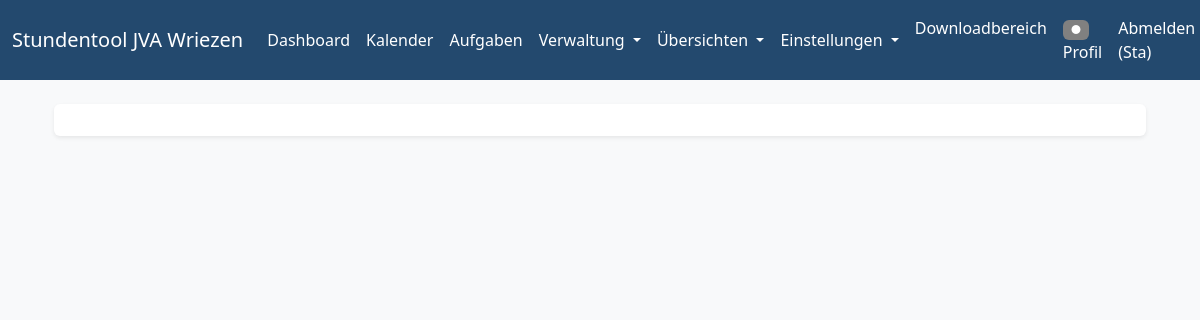
Page /kalender (signed in) on the earlier database version.
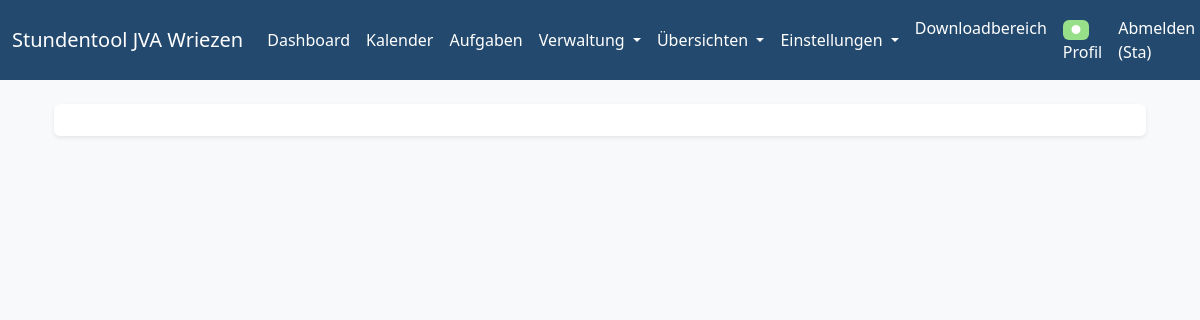
Same page on the later database version.
### app.py (the view)
@app.route('/kalender')
def kalender():
    return render_template('kalender.html', title='Kalender')

### app.py (called while the page is built)
@login_manager.user_loader
def load_user(user_id):
    return User.query.get(int(user_id))

### templates/kalender.html (shortened to what this page needs)
{% extends "base.html" %}
{% block content %}
<div class="container mt-4">
    <div id='calendar-container' class="p-3 bg-white rounded shadow-sm">
    </div>
</div>
{% endblock %}
{% block styles %}
<link href='https://cdn.jsdelivr.net/npm/fullcalendar@5.11.3/main.min.css' rel='stylesheet' />
{% endblock %}

Differences in the rows shown:
changed User "Sta": farbe "#808080" → "#98df8a" (drawn)
